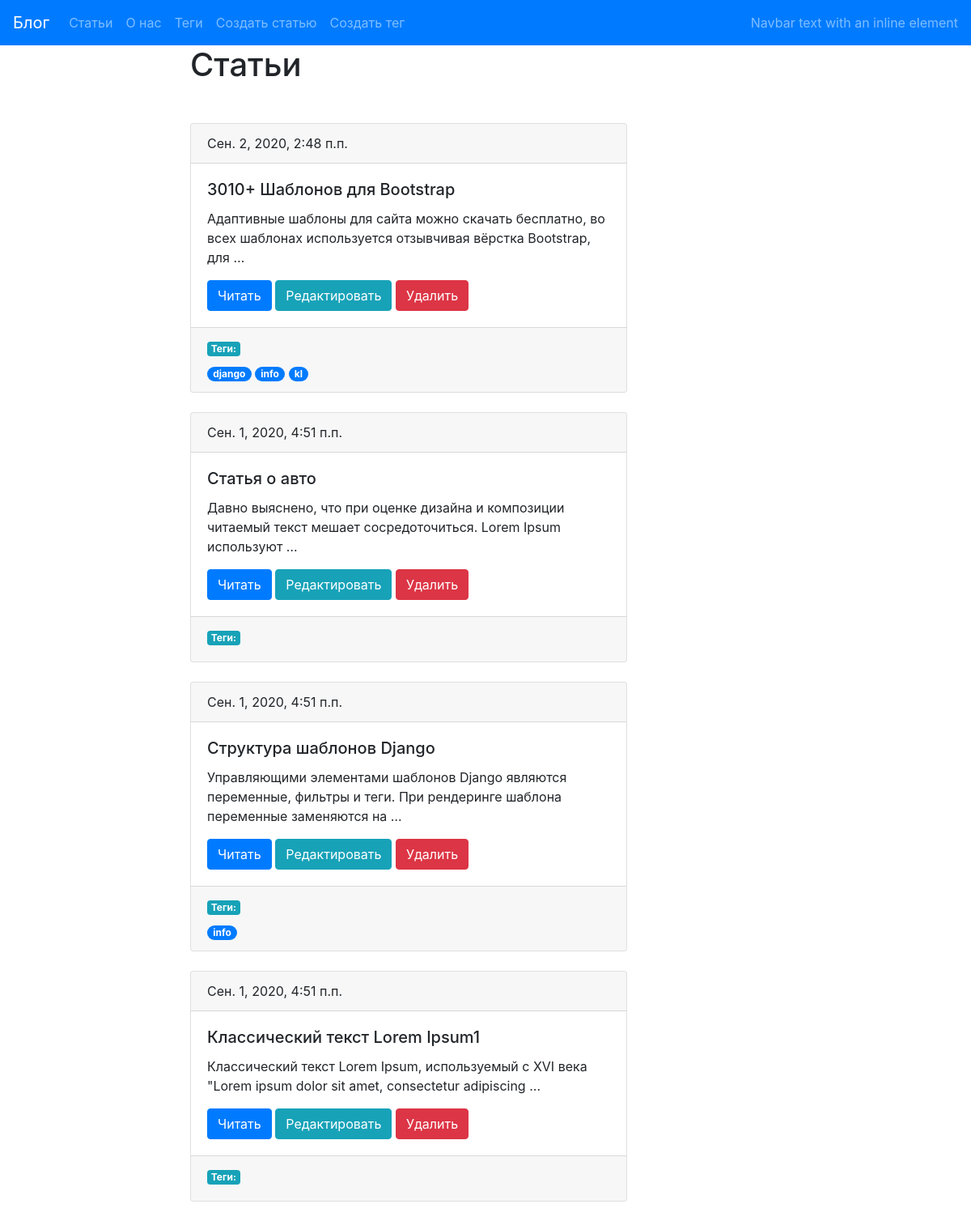
The page / on the database its author committed.
### blog/models.py (models this page shows, shortened)
class Post(models.Model):
        title=models.CharField(max_length=150,db_index=True,verbose_name="Заголовок")
        slug=models.CharField(max_length=150,blank=True,unique=True)
        body=models.TextField(blank=True,db_index=True,verbose_name="Текст статьи")
        date_pub=models.DateTimeField(auto_now_add=True)
        tags=models.ManyToManyField('Tag',blank=True,related_name='posts', verbose_name="Теги")
        def get_absolute_url(self):
            return reverse("post_detail_url", kwargs={"slug": self.slug})
        class Meta:
          verbose_name="Статья"
          verbose_name_plural = "Статьи"

class Tag(models.Model):
    title=models.CharField(max_length=50,unique=True)
    slug = models.SlugField(max_length=50,unique=True,blank=True)
    def get_absolute_url(self):
        return reverse("tag_detail_url", kwargs={"slug": self.slug})

### blog/views.py (the view)
# urls.py: path('', post_list,name='post_lists_url'),
def post_list(request):
    posts=Post.objects.order_by("-date_pub")
    return render(request,'blog/post_list.html',context={"var_for_html_templ": posts})

### blog/templates/blog/post_list.html (shortened to what this page needs)
{% extends "blog/base_blog.html" %}
{% block content %}
    <h1 class="mb-5">Статьи</h1>
    {% for post in var_for_html_templ %}
        {%include 'blog/includes/postcard.html'%}
    {% endfor %}
{% endblock %}

### blog/templates/blog/includes/postcard.html
    <div class="card">
            <div class="card-header">
                {{ post.date_pub }}
            </div>
            <div class="card-body">
                <h5 class="card-title"> {{ post.title }}</h5>
                <p class="card-text"> {{ post.body|truncatewords:15 }}</p>
                <a href="{{post.get_absolute_url}}" class="btn btn-primary">Читать</a>
                <a href="{% url 'post_update_url' slug=post.slug %}" class="btn btn-info">Редактировать</a>
                <a href="{% url 'post_delete_url' slug=post.slug %}" class="btn btn-danger">Удалить</a>
            </div>
            <div class="card-footer text-muted">
                <h6 class="badge badge-info">Теги: </h6>
                <br>
                {% for tag in post.tags.all %}
                    <a href="{{tag.get_absolute_url}}" class="badge badge-pill badge-primary">{{tag.title}}</h5> </a>
                {% endfor %}
            </div>
    </div>
    <br>

### rows shown on the page
Post: date_pub "Сен. 2, 2020, 2:48 п.п.", title "3010+ Шаблонов для Bootstrap", body "Адаптивные шаблоны для сайта можно скачать бесплатно, во всех шаблонах используется отзывчивая вёрстка Bootstrap, для …"
Tag: title "django"
Tag: title "info"
Tag: title "kl"
Post: date_pub "Сен. 1, 2020, 4:51 п.п.", title "Статья о авто", body "Давно выяснено, что при оценке дизайна и композиции читаемый текст мешает сосредоточиться. Lorem Ipsum используют …"
Post: date_pub "Сен. 1, 2020, 4:51 п.п.", title "Структура шаблонов Django", body "Управляющими элементами шаблонов Django являются переменные, фильтры и теги. При рендеринге шаблона переменные заменяются на …"
Post: date_pub "Сен. 1, 2020, 4:51 п.п.", title "Классический текст Lorem Ipsum1", body "Классический текст Lorem Ipsum, используемый с XVI века \"Lorem ipsum dolor sit amet, consectetur adipiscing …"
